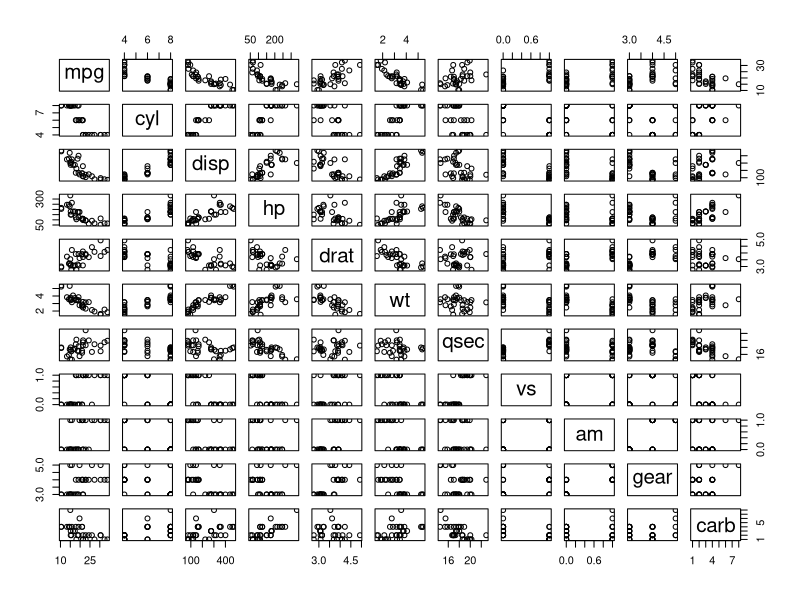
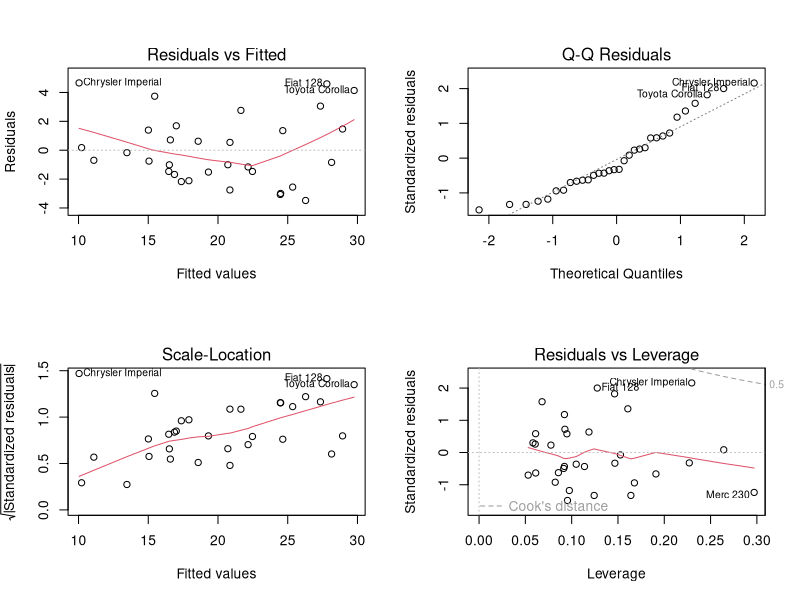
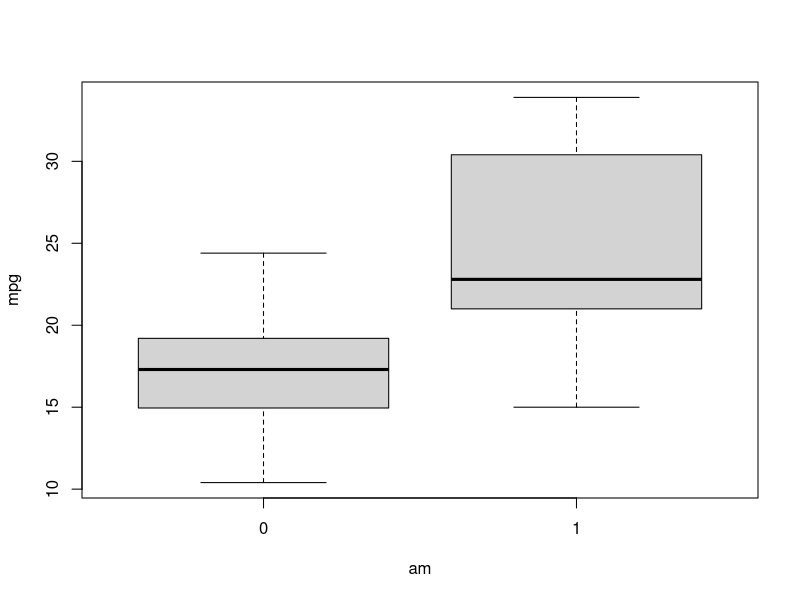
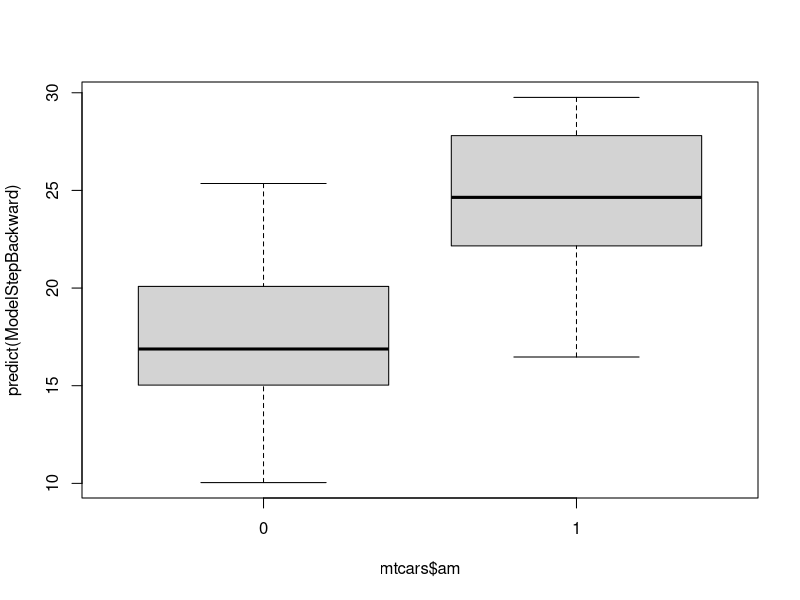

Recreate these plots in R, in order.
# 1. Preliminary observation of data
library(datasets)
data(mtcars)
str(mtcars)
pairs(mtcars)

# Some interesting obserations:
# 1.  Mileage (mpg) appears correlated to:
#       cyl:  no. of cylinders 
#       disp: displacement
#       hp:   horsepower
#       wt:   weight
#       am:   tramsmission (auto/manual)
# 2.  Further:
#     The following show high degree of correlation among themselves
#       cyl, disp, hp, wt
#     Engines with higher displacement tend to have more cylinders, weigh more and
#     deliver more power.

# 2. Full Model
ModelPrelim <- lm(mpg ~ ., data=mtcars)
summary(ModelPrelim)
# Note: None of the explanatory variables show sufficient explanatory power.
# The model has an R-squared of 0.81.

ModelDropOne <- update(ModelPrelim, .~.-disp) 
summary(ModelDropOne)
anova(ModelPrelim, ModelDropOne)

ModelDropTwo <- update(ModelDropOne, .~.-hp) 
summary(ModelDropTwo)
anova(ModelPrelim, ModelDropTwo)

ModelDropThree <- update(ModelDropTwo, .~.-wt) 
summary(ModelDropThree)
anova(ModelPrelim, ModelDropThree)

# Drop by least significance?

# Automate:
step(ModelPrelim, direction="backward")
ModelStepBackward <- lm(mpg ~ wt + qsec + am, data=mtcars)
summary(ModelStepBackward)

# 3. Regression Diagnostics
par(mfrow=c(2,2))
plot(ModelStepBackward)
par(mfrow=c(1,1))
# COnsider removing points

# 4. Effect of automatic transmission (am)
# When wt and qsec are included as confounders
boxplot(mpg ~ am, data=mtcars)  # Suggests transmission has an effect
ModelSimple <- lm(mpg ~ am, data=mtcars)
summary(ModelSimple)            # Simple Model: Effect of am is 7.245
boxplot(predict(ModelStepBackward) ~ mtcars$am) # Confounders reduce the effect
summary(ModelStepBackward)      # Adjusted Model: Effect of am is 2.936                          

summary(ModelSimple)
summary(ModelStepBackward)
anova(ModelSimple, ModelStepBackward) # Difference is significant
